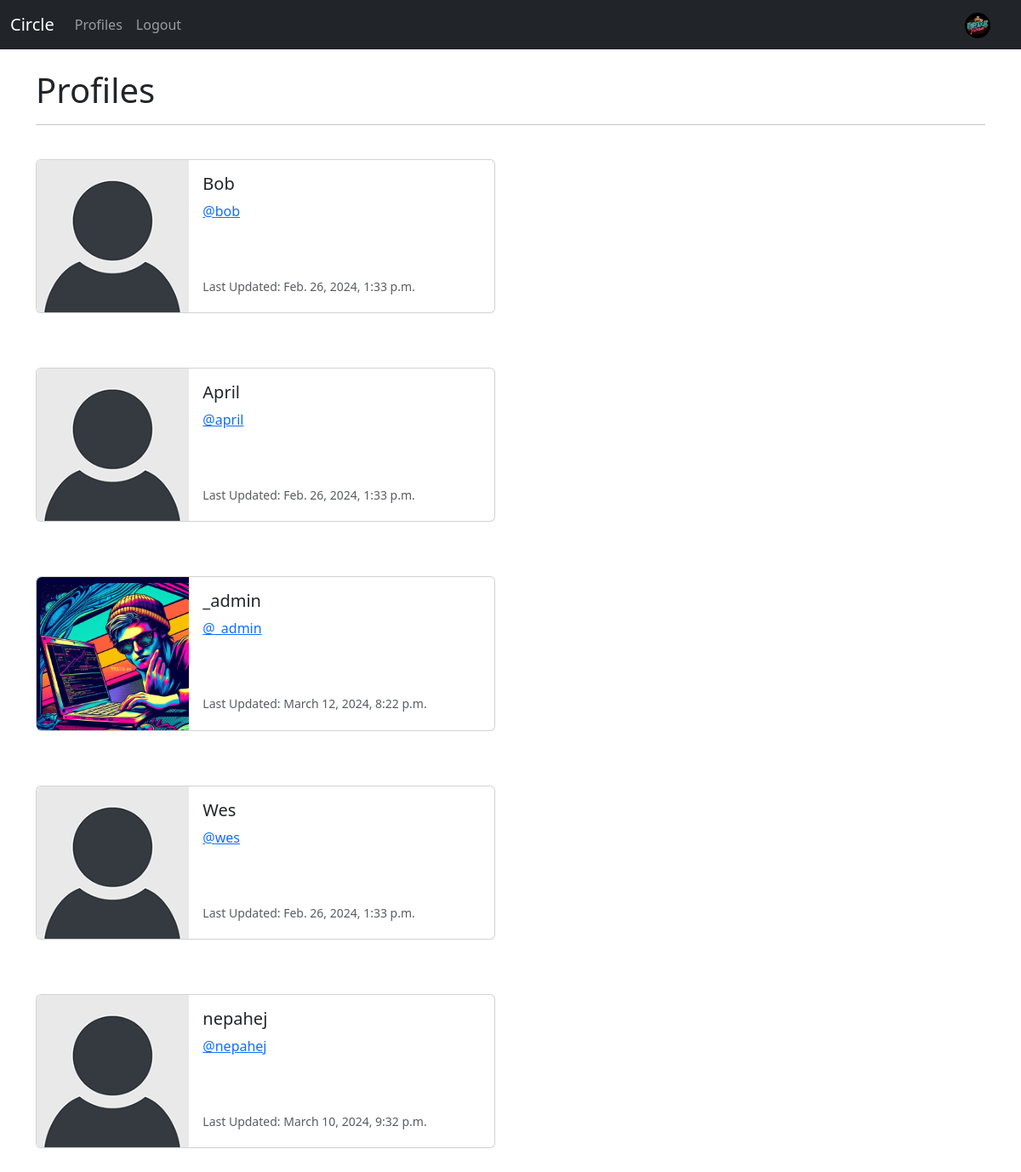
The app's page /profile_list/ (signed in), older data.
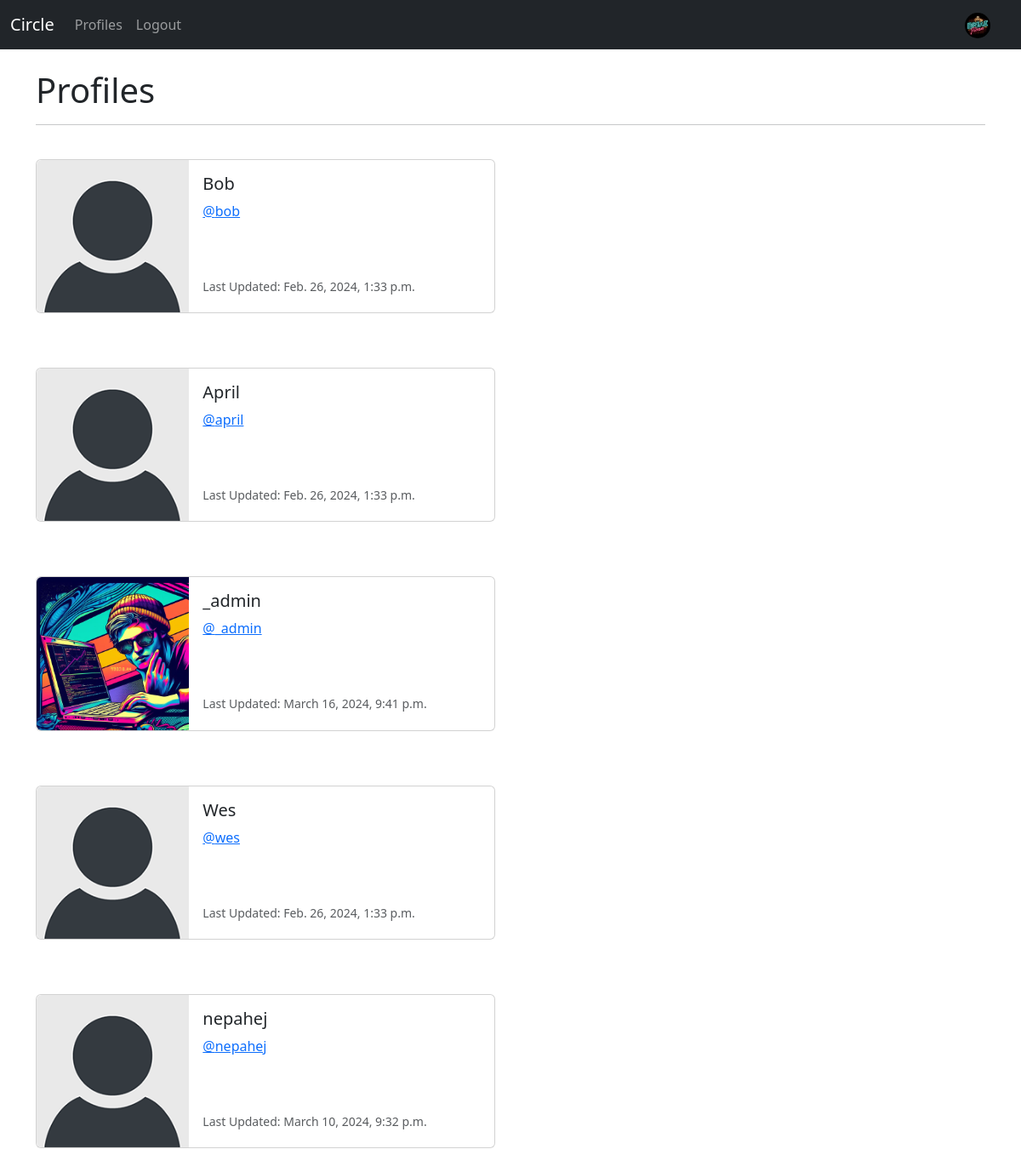
The same page, newer data.
### circle/models.py (models this page shows, shortened)
class Profile(models.Model):
    user = models.OneToOneField( User, on_delete=models.CASCADE)
    follows = models.ManyToManyField("self",
        related_name="followed_by",
        symmetrical=False,
        blank=True)
    date_modified = models.DateTimeField(User, auto_now=True)
    profile_image = models.ImageField(null=True,blank=True, upload_to="images/")
    profile_bio = models.CharField(null=True, blank=True, max_length=500)
    hompage_link = models.CharField(null=True, blank=True, max_length=250)
    facebook_link = models.CharField(null=True, blank=True, max_length=250)
    instagram_link = models.CharField(null=True, blank=True, max_length=250)
    linkedin_link = models.CharField(null=True, blank=True, max_length=250)
    github_link =models.CharField(null=True, blank=True, max_length=250)

### circle/views.py (the view)
# urls.py: path('profile_list/', views.profile_list, name='profile_list'),
def profile_list(request):
    if request.user.is_authenticated:
        profiles = Profile.objects.exclude(user=request.user)
        return render(request, 'profile_list.html', {"profiles":profiles} )
    else:
        messages.success(request, ("You must be logged in to View Page..."))
        return redirect('home')

### circle/templates/profile_list.html
{% extends 'base.html' %}
{% load static %}
{% block content %}
<h1>Profiles</h1>
<hr/>
<br/>
{% if profiles %}
   {% for profile in profiles %}
   <div class="card mb-3" style="max-width: 540px;">
    <div class="row g-0">
      <div class="col-md-4">
      {%  if profile.profile_image %}
        <img src="{{ profile.profile_image.url }}" width=200 height=200 class="img-fluid rounded-start" alt="{{profile.user.username}}">
      {% else %}
        <img src="{% static 'images/default_profile_pic.png' %}" class="img-fluid rounded-start" alt="Profile Image">
      {% endif %}
      </div>
      <div class="col-md-8">
        <div class="card-body">
          <h5 class="card-title">{{ profile.user.username }}</h5>
          <p class="card-text"><a href="{% url 'profile' profile.user.id %}">@{{ profile.user.username | lower}}</a></a></p><br/><br/>
          <p class="card-text"><small class="text-body-secondary">Last Updated: {{ profile.date_modified }}
        </small></p>
        </div>
      </div>
    </div>
  </div>
  <br/>
  <br/>
   {% endfor %}
{% endif %}
{% endblock %}

Row changes from the older to the newer data that the page shows:
changed Profile "_admin": date_modified "March 12, 2024, 8:22 p.m." → "March 16, 2024, 9:41 p.m."
